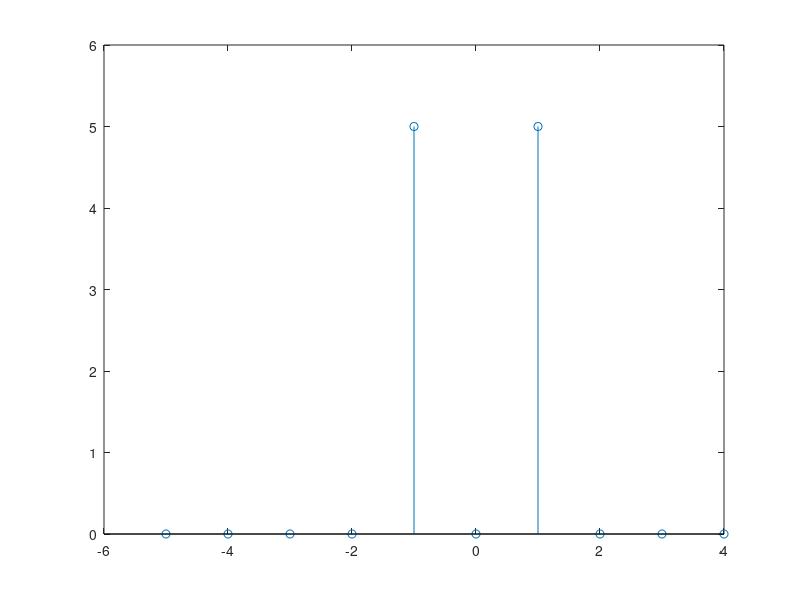

The MATLAB script that drew this image:
%A sin of f=1Hz fs=10Hz and no leakage occurs because 1Hz can be represented using DFT
t=0:0.1:0.9;
y=sin(2*pi*t);
Y=fft(y);
f=-5:5-1;
stem(f,abs(fftshift(Y)))